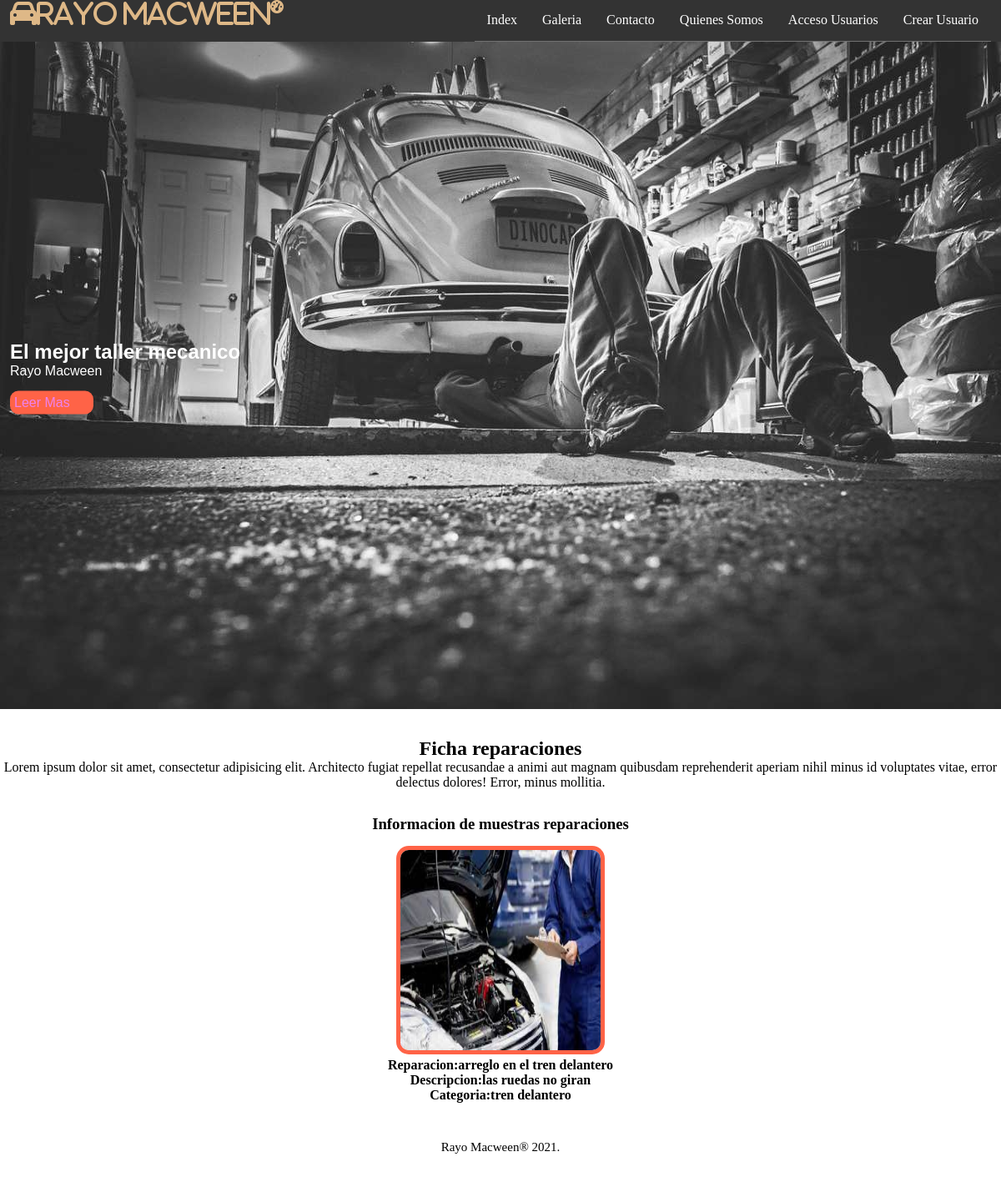
The app's page /detalle/arreglo en el tren delantero/ with its own data.
### miTaller/models.py (models this page shows, shortened)
class Reparacion(models.Model):
    nombreReparacion = models.CharField(primary_key=True,max_length=50)
    codigoReparacion = models.IntegerField()
    descripcionReparacion = models.TextField()
    imagen = models.ImageField(upload_to='taller',null=True)
    publicarReparacion =models.BooleanField(default=False)
    categoriaRep = models.ForeignKey(CategoriaReparacion, on_delete=models.CASCADE)

class CategoriaReparacion(models.Model):
    nombreCategoria = models.CharField(primary_key=True,max_length=45)
    numeroCategoria = models.IntegerField()

### miTaller/views.py (the view)
# urls.py: path('detalle/<id>/',detalle_reparacion,name='DR'),
def detalle_reparacion(request,id):
    rep = Reparacion.objects.get(nombreReparacion=id)
    contexto = {"reparaciones":rep}
    return render(request,"ficha.html",contexto)

### miTaller/templates/ficha.html
{% extends "base.html" %}
{% load static %}
{% block contenido %}
        <section id="bienvenida">
            <h2>Ficha reparaciones</h2>
            <p>Lorem ipsum dolor sit amet, consectetur adipisicing elit. Architecto fugiat repellat recusandae a animi
                aut magnam quibusdam reprehenderit aperiam nihil minus id voluptates vitae, error delectus dolores!
                Error, minus mollitia.</p>
        </section>
        <section id="blog">
            <h3>Informacion de muestras reparaciones</h3>
            <div class="contenedor">
                <article>
                    <img src="{{reparaciones.imagen.url}}" alt="">
                    <h4>Reparacion:{{reparaciones.nombreReparacion}} </h4>
                    <h4>Descripcion:{{reparaciones.descripcionReparacion}} </h4>
                    <h4>Categoria:{{reparaciones.categoriaRep.nombreCategoria}}</h4>
                </article>
            </div>
        </section>
{% endblock contenido %}

### miTaller/static/css/estilo.css (style rules this page uses)
* { margin: 0; padding: 0; box-sizing: border-box; }
.contenedor { width: 98%; margin: auto; }
section { width: 100%; margin-bottom: 30px; }
#bienvenida { text-align: center; font-family: cursive; }

### miTaller/static/css/blog.css (style rules this page uses)
#blog .contenedor img { width: 250px; height: 250px; border: solid 5px tomato; border-radius: 15px; }
#blog { font-family: cursive; text-align: center; }
#blog .contenedor { display: flex; justify-content: center; flex-wrap: wrap; }
#blog .contenedor article { margin: 15px; }

### records on screen
Reparacion: imagen (picture), nombreReparacion "arreglo en el tren delantero", descripcionReparacion "las ruedas no giran", categoriaRep.nombreCategoria "tren delantero"
